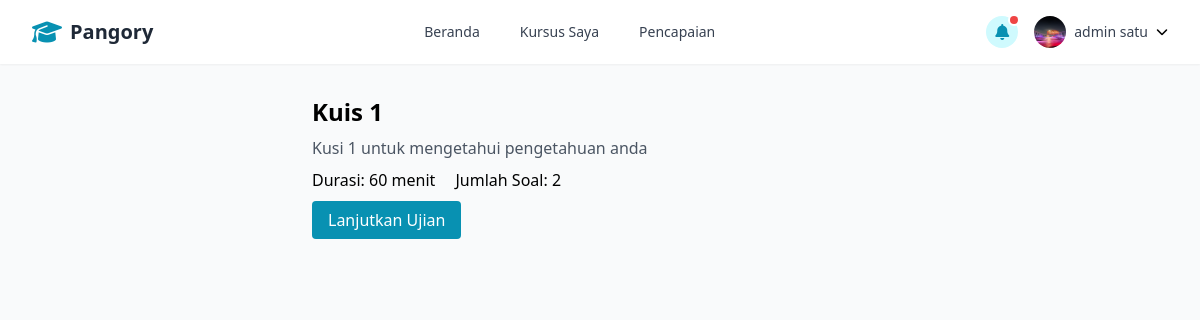
/courses/1/exams/1/ (signed in), run on the app's committed database.
### accounts/models.py (models this page shows, shortened)
class User(AbstractUser):
    email = models.EmailField(_('email address'), unique=True)
    role = models.CharField(
        max_length=10,
        choices=UserRole.choices,
        default=UserRole.STUDENT,
    )
    USERNAME_FIELD = 'email'
    REQUIRED_FIELDS = ['username', 'first_name', 'last_name']

class UserProfile(models.Model):
    user = models.OneToOneField(User, on_delete=models.CASCADE, related_name='profile')
    bio = models.TextField(blank=True)
    avatar = models.ImageField(upload_to='avatars/', null=True, blank=True)
    date_of_birth = models.DateField(null=True, blank=True)
    phone_number = models.CharField(max_length=15, blank=True)
    address = models.TextField(blank=True)

### exams/models.py (models this page shows, shortened)
class Exam(models.Model):
    course = models.ForeignKey(Course, on_delete=models.CASCADE, related_name='exams')
    title = models.CharField(max_length=255)
    description = models.TextField(blank=True)
    duration_minutes = models.PositiveIntegerField(default=60)
    passing_score = models.PositiveIntegerField(default=70)  # Percentage
    available_from = models.DateTimeField(null=True, blank=True)
    available_until = models.DateTimeField(null=True, blank=True)
    created_at = models.DateTimeField(auto_now_add=True)
    updated_at = models.DateTimeField(auto_now=True)
    @property
    def question_count(self):
        return self.questions.count()

### exams/views.py (the view)
# urls.py: path('courses/<int:course_id>/exams/<int:exam_id>/', exams_views.exam_detail, name='exam_detail'),
@login_required
def exam_detail(request, course_id, exam_id):
    course = get_object_or_404(Course, id=course_id)
    exam = get_object_or_404(Exam, id=exam_id, course=course)
    if not Enrollment.objects.filter(student=request.user, course=course).exists():
        return render(request, 'exam/not_enrolled.html', {'course': course})
    session = ExamSession.objects.filter(exam=exam, student=request.user, status__in=[ExamSessionStatus.STARTED, ExamSessionStatus.IN_PROGRESS]).first()
    return render(request, 'exam/exam_detail.html', {
        'course': course,
        'exam': exam,
        'session': session,
    })

### templates/exam/exam_detail.html (shortened to what this page needs)
{% extends "base.html" %}
{% block content %}
<div class="max-w-xl mx-auto py-8">
    <h2 class="text-2xl font-bold mb-2">{{ exam.title }}</h2>
    <div class="mb-2 text-gray-600">{{ exam.description }}</div>
    <div class="mb-4">
        <span class="mr-4">Durasi: {{ exam.duration_minutes }} menit</span>
        <span>Jumlah Soal: {{ exam.question_count }}</span>
    </div>
    {% if session %}
        <a href="{% url 'exam_session' course.id session.id %}" class="bg-cyan-600 text-white px-4 py-2 rounded">Lanjutkan Ujian</a>
    {% else %}
        <a href="{% url 'start_exam' course.id exam.id %}" class="bg-cyan-600 text-white px-4 py-2 rounded">Mulai Ujian</a>
    {% endif %}
</div>
{% endblock %}

### templates/base.html (shortened to what this page needs)
<!DOCTYPE html>
<html lang="en">
<head>
    <script src="https://cdn.tailwindcss.com"></script>
    <link rel="stylesheet" href="https://cdnjs.cloudflare.com/ajax/libs/font-awesome/6.5.0/css/all.min.css">
</head>
<body class="bg-gray-50">
    <nav class="bg-white shadow-sm">
        <div class="max-w-7xl mx-auto px-4 sm:px-6 lg:px-8">
            <div class="flex justify-between h-16">
                <div class="flex items-center">
                    <div class="flex-shrink-0 flex items-center">
                        <i class="fas fa-graduation-cap text-2xl text-cyan-600 mr-2"></i>
                        <span class="text-xl font-bold text-gray-800">Pangory</span>
                    </div>
                </div>
                <div class="hidden md:flex items-center space-x-4">
                    <a href="/" class="px-3 py-2 rounded-md text-sm font-medium text-gray-700 hover:text-cyan-600 transition">Beranda</a>
                    <a href="/courses/my" class="px-3 py-2 rounded-md text-sm font-medium text-gray-700 hover:text-cyan-600 transition">Kursus Saya</a>
                    <a href="#" class="px-3 py-2 rounded-md text-sm font-medium text-gray-700 hover:text-cyan-600 transition">Pencapaian</a>
                </div>
                <div class="hidden md:flex items-center space-x-4">
                    <div class="relative">
                        <button class="flex items-center space-x-2 focus:outline-none" id="notif-btn">
                            <div class="h-8 w-8 rounded-full bg-cyan-100 flex items-center justify-center">
                                <i class="fas fa-bell text-cyan-600"></i>
                            </div>
                        </button>
                        <span class="absolute top-0 right-0 block h-2 w-2 rounded-full bg-red-500 ring-2 ring-white"></span>
                    </div>
                    <div class="relative" id="profile-menu-container">
                        <button id="user-menu-button" class="flex items-center space-x-2 focus:outline-none">
                            <img class="h-8 w-8 rounded-full" src="{% if user.profile.avatar %}{{ user.profile.avatar.url }}{% else %}https://randomuser.me/api/portraits/men/32.jpg{% endif %}" alt="User profile">
                            <span class="text-sm font-medium text-gray-700">{{ user.first_name }} {{ user.last_name }}</span>
                            <i class="fas fa-chevron-down text-xs ml-1"></i>
                        </button>
                    </div>
                </div>
            </div>
        </div>
    </nav>
    <main>
        {% block content %}
        {% endblock %}
    </main>
</body>
</html>

### data on the page
User: avatar (picture), first_name "admin", last_name "satu"
Exam: title "Kuis 1", description "Kusi 1 untuk mengetahui pengetahuan anda", duration_minutes "60", question_count "2"
